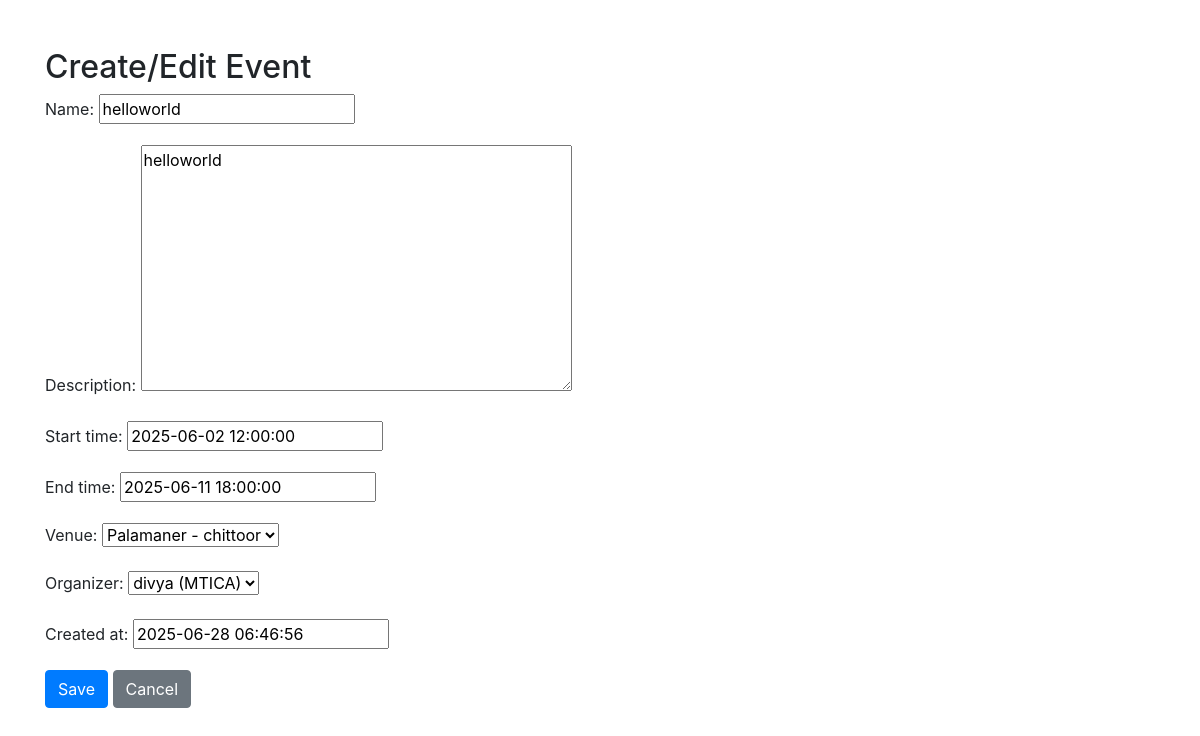
The page /event/edit/1/ (signed in) on the database its author committed.
### eventapp/models.py (models this page shows, shortened)
class Event(models.Model):
    name = models.CharField(max_length=100)
    description = models.TextField()
    start_time = models.DateTimeField()
    end_time = models.DateTimeField()
    venue = models.ForeignKey(Venue, on_delete=models.CASCADE)
    organizer = models.ForeignKey(Organizer, on_delete=models.CASCADE)
    created_at = models.DateTimeField(default=timezone.now)

class Venue(models.Model):
    name = models.CharField(max_length=100)
    address = models.TextField()
    city = models.CharField(max_length=50)
    capacity = models.PositiveIntegerField()
    def __str__(self):
        return f"{self.name} - {self.city}"

### eventapp/views.py (the view)
# urls.py: path('event/edit/<int:pk>/', views.event_edit, name='event_edit'),
@login_required
def event_edit(request, pk):
    event = get_object_or_404(Event, pk=pk)
    form = EventForm(request.POST or None, instance=event)
    if form.is_valid():
        form.save()
        return redirect('event_list')
    return render(request, 'event_form.html', {'form': form})

### eventapp/forms.py
class EventForm(forms.ModelForm):
    class Meta:
        model = Event
        fields = '__all__'

### eventapp/models.py (called while the page is built)
    def __str__(self):
        return f"{self.user.username} ({self.organization_name})"

### eventapp/templates/event_form.html (shortened to what this page needs)
{% load static %}
<!DOCTYPE html>
<html>
<head>
    <link rel="stylesheet" href="{% static 'bootstrap.min.css' %}">
</head>
<body class="container mt-5">
    <h2>Create/Edit Event</h2>
    <form method="post">
        {{ form.as_p }}
        <button class="btn btn-primary">Save</button>
        <a href="{% url 'event_list' %}" class="btn btn-secondary">Cancel</a>
    </form>
</body>
</html>

### rows shown on the page
Event: name "helloworld", description "helloworld", start_time "2025-06-02 12:00:00", end_time "2025-06-11 18:00:00", venue "Palamaner - chittoor", organizer "divya (MTICA)", created_at "2025-06-28 06:46:56"
